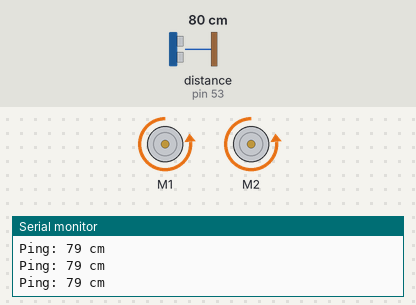
Simulated run of this sketch. Board: Arduino Mega 2560, built with avr-gcc and run on an emulated ATmega2560. On the bench: 2 × DC motor (green arrow = forward, orange = backward, longer = faster), the last lines printed to the serial monitor. Wiring (inferred from the names in the program): ultrasonic range finder: trigger pin 51; echo pin 53. Inputs (shaded band) come from the test bench; at power-on: distance to the obstacle (sensor on pin 53) 80 cm. The echo pulse lasts 58.3 µs per cm.

Above: at 1.2 s.
1.3 s: distance to the obstacle (sensor on pin 53) set to 23 cm
2.8 s: distance to the obstacle (sensor on pin 53) set to 20 cm
At 4.2 s:
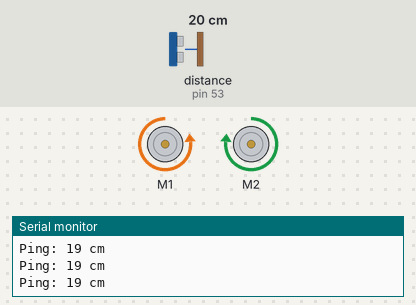
4.5 s: distance to the obstacle (sensor on pin 53) set to 35 cm
At 5.0 s:
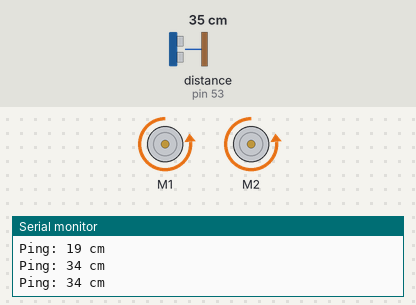
6.0 s: distance to the obstacle (sensor on pin 53) set to 2 cm
At 6.7 s:
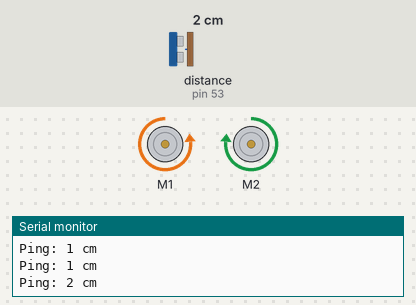
Timing chart, 0 to 8.5 s (numbered marks = the images above; inputs shaded):
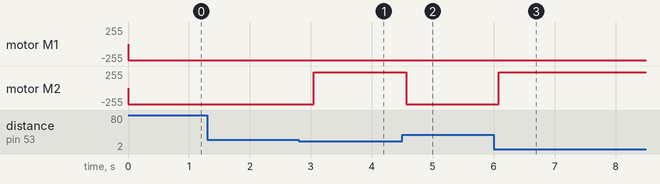

The sketch:

Version_2.ino
```cpp
#include <NewPing.h>
#include <AFMotor.h>

#define trigPin 51
#define echoPin 53
#define MAX_DISTANCE 200


AF_DCMotor motorleft(1);
AF_DCMotor motorright(2);

void setup() {
  Serial.begin(115200);
  Serial.println("Aviato Rover Technology!");
  pinMode(trigPin, OUTPUT);
  pinMode(echoPin, INPUT);
  motorleft.setSpeed(240);
  motorright.setSpeed(240);


}

void loop() {
  long duration, distance;
  digitalWrite(trigPin, LOW);
  delayMicroseconds(2);
  digitalWrite(trigPin, HIGH);
  delayMicroseconds(10);
  digitalWrite(trigPin, LOW);
  duration = pulseIn(echoPin,HIGH);
  distance = (duration/2) / 29.1;
  Serial.print("Ping: ");
  Serial.print(distance);
  Serial.println(" cm");

 if(distance > 20) {
  motorleft.run(BACKWARD);
  motorright.run(BACKWARD);
 }

 else {
  motorleft.run(BACKWARD);
  motorright.run(FORWARD);
  motorleft.run(BACKWARD);
  motorright.run(FORWARD);
  motorleft.run(BACKWARD);
  motorright.run(FORWARD);
 }
  delay(250);
}
```

Measured:
- the behaviour switches between 22 and 21 cm on distance to the obstacle (sensor on pin 53) (found by bisection; images 0 and 1)
- after the input at 2.8 s, motor M2: backward 240/255 → forward 240/255 after 0.25 s
- after the input at 4.5 s, motor M2: forward 240/255 → backward 240/255 after 0.06 s
- after the input at 6.0 s, motor M2: backward 240/255 → forward 240/255 after 0.08 s
